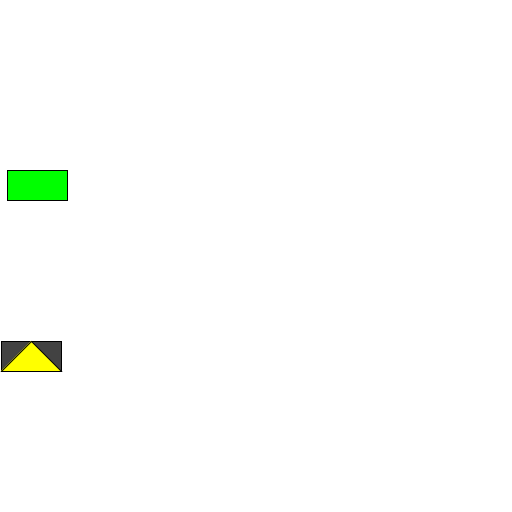
Frame 1 (no input)
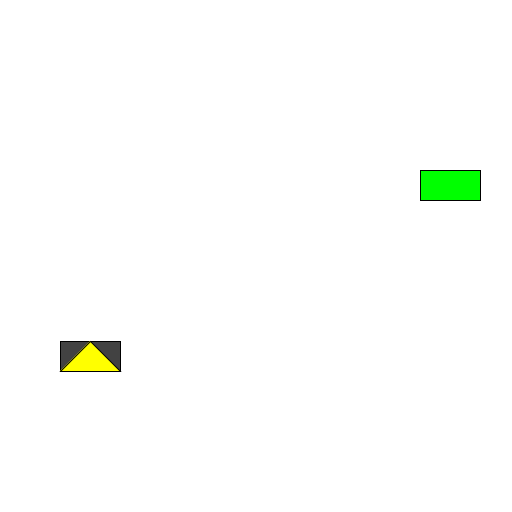
Frame 60 (the mouse pressed at the canvas centre just before this capture)
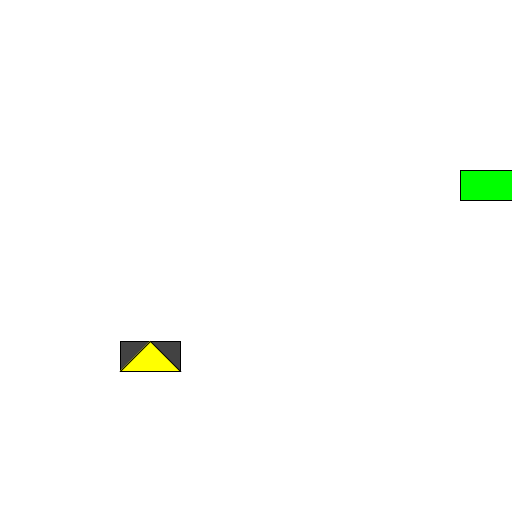
Frame 120 (the mouse held since frame 60 and released just before this capture)

The Processing sketch that drew these frames (run headless with seeded random() and noise(); from frame 60 on, the mouse is pressed at the canvas centre):

// Processing sketch: Auto_
// ── Auto_.pde
class Auto{
  int x,y,velx,lun,alt;
  color c;
  Auto(int x,int y,int vel){
  c=color(0,255,0);
  this.x=x;
  this.y=y;
  this.velx=vel;
  lun=60;
  alt=30;
  }
  void move(){
  x+=velx;
  }
  
  void display(){
  fill(c);
  rect(x,y,lun,alt);
  }
  
  void border(){
  if(x>512){
    x=0;
    velx=int(random(2,11));
  }
  }
  
  void run(){
  border();
  move();
  display();
  }
}

// ── Animazione.pde
Auto a;
AutoElettrica ae;
void setup(){
  size(512,512);
  int speed=int(random(2,11));
  a=new Auto(0,height/3,speed);
  ae=new AutoElettrica(0,int((height*2)/3),speed/2);
}
void draw(){
  background(255);
  a.run();
  ae.run();
}

void keyPressed(){
  if(key=='r' || key=='R') setup();
}

// ── AutoElettrica_.pde
class AutoElettrica extends Auto{
  boolean triangocond=true;
  AutoElettrica(int x,int y,int vel){
  super(x,y,vel);
  c=color(int(random(0,256)));
  }
  
  void border(){
  if(x>512){
  x=0;
  triangocond=!triangocond;
  }
  }
  
  void move(){
  x=x+(velx/2);
  }
  
  void display(){
  fill(c);
  rect(x,y,lun,alt);
  }
  
  void triangolo(){
    fill(255,255,0);
    triangle(x,(y+alt),x+(lun/2),y,x+lun,(y+alt));
  }
  void run(){
  border();
  move();
  display();
  if(triangocond) triangolo();
  }
}
